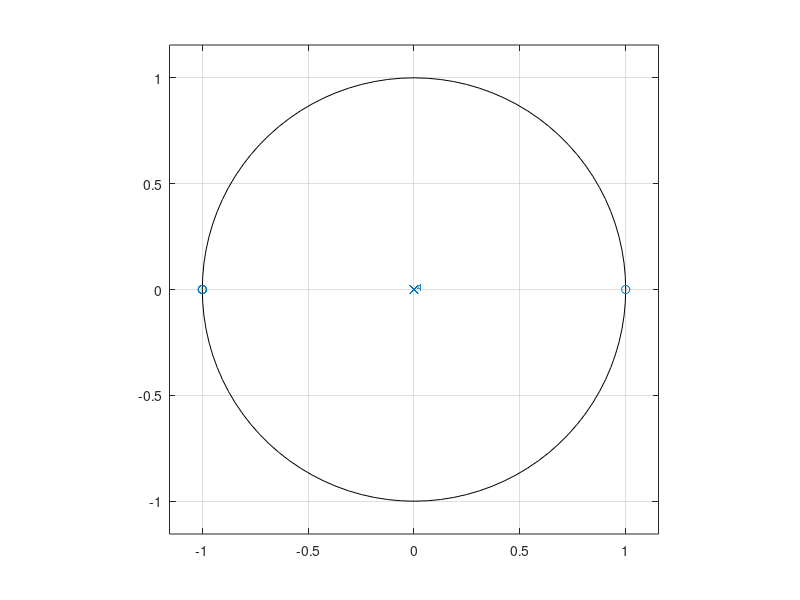

Here is the MATLAB script that generated this plot: (Note: this script raises an error after producing the figure.)
close all
clear all
w=0:4;
b=[1 2 0 -2 -1] ;
a=[1];
zplane(b,a);
l=length(b);
x=ones(1,l);
[h]=filter(b,a,x);
figure
subplot 311
plot(w,abs(h))
xlabel('w')
ylabel('Magnitude')
title('Frequency Response')
subplot 312
plot(w,angle(h))
xlabel('w')
ylabel('Phase')
title('Phase Response')
subplot 313
grpdelay(b,a)